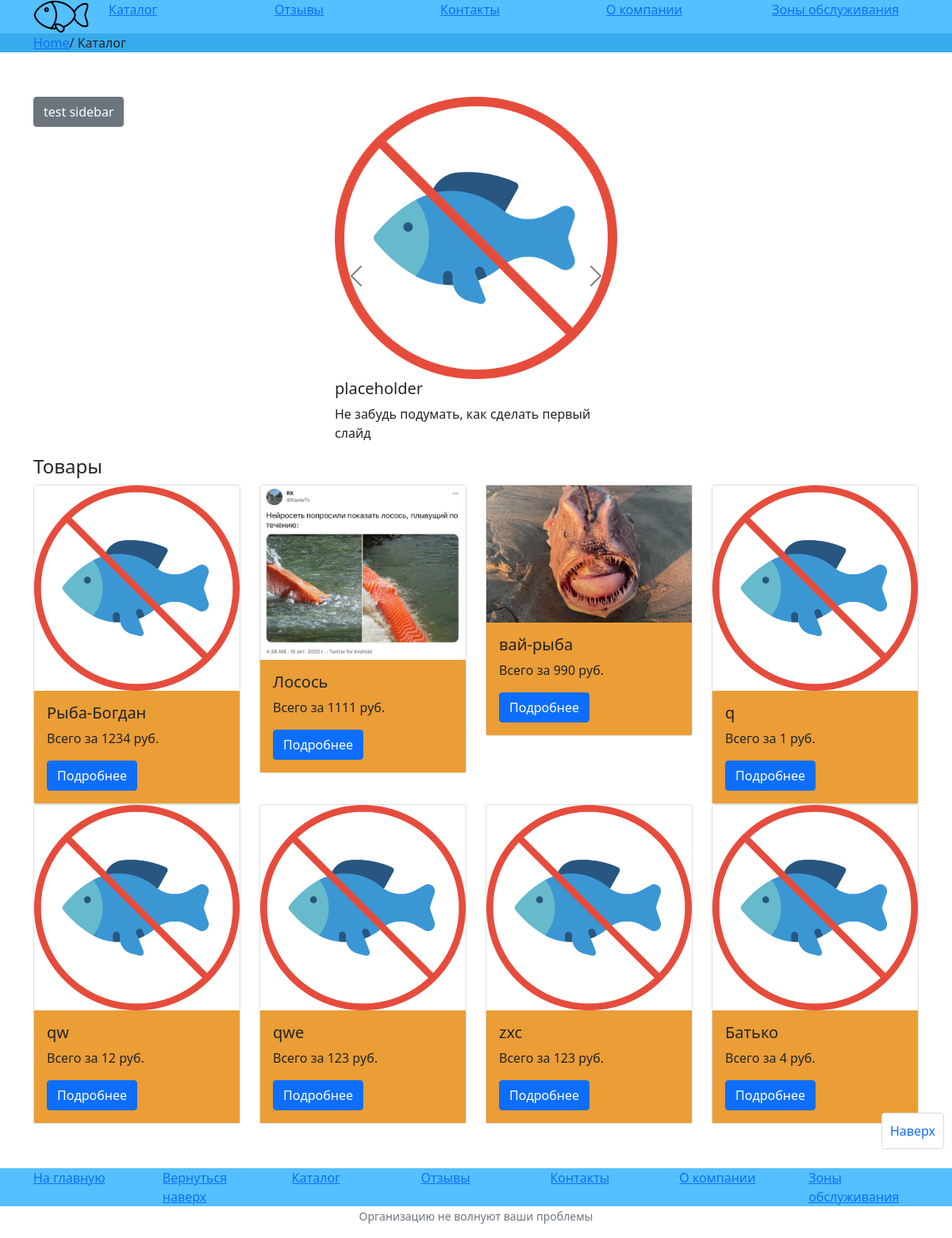
Page /catalog/ on the committed database.
### catalog/models.py (models this page shows, shortened)
class Fish(models.Model):
    name = models.CharField(max_length=255, help_text="Название рыбы")
    price = models.IntegerField(help_text="Стоимость рыбы")
    category = models.ForeignKey(Category, on_delete=models.DO_NOTHING)
    provider = models.ForeignKey(Provider, on_delete=models.DO_NOTHING, null=True)
    active = models.BooleanField(default=0)
    slug = models.SlugField(null=False, unique=True)
    image = models.ImageField(upload_to = 'uploads/%Y/%m/%d/', null = True, blank = True,)
    attributes = models.ManyToManyField(Attribute, through='FilterInfo', related_name='attributes')
    CreateDate = models.DateField(default=datetime.date.today)
    UpdateDate = models.DateField(null=True)

### catalog/views.py (the view)
# urls.py: path('catalog/',include('catalog.urls')),
def catalog(request):
    categories = Category.objects.all()
    fishies = Fish.objects.all()
    providers = Provider.objects.all()
    return render (request,'catalog.html',{'categories':categories,'fishies':fishies, 'providers':providers})

### catalog/templates/catalog.html (shortened to what this page needs)
{% extends "base.html" %}
{% block breadcrumbs %}
<div class="breadcrumb" style="background-color: #37AAEB">
    <div class="container">
        <div class="row">
            <div class="col">
                <a href="/">Home</a>/
                Каталог
            </div>
        </div>
    </div>
  </div>
{% endblock %}
{% block content %}
{% load imagekit %}
{% load static %}
<div class="section">
  <div class="container">
      <div class="row">
      <div class="col-4"><button class="btn btn-secondary" type="button" data-bs-toggle="offcanvas" data-bs-target="#offcanvasScrolling" aria-controls="offcanvasScrolling">test sidebar</button></div>
          <div class="col-4">
          <div id="carousel-category" class="carousel carousel-dark slide" data-bs-ride="false" data-bs-touch = "true">
          <div class="carousel-inner">
            <div class="carousel-item active">
              <img src="{% static 'fish_placeholder.png' %}" class="d-block w-100" alt="...">
              <div class="carousel-caption-color $black" >
                <h5>placeholder</h5>
                <p>Не забудь подумать, как сделать первый слайд</p>
              </div>
            </div>
          </div>
          <button class="carousel-control-prev" type="button" data-bs-target="#carousel-category" data-bs-slide="prev">
            <span class="carousel-control-prev-icon" aria-hidden="true"></span>
          </button>
          <button class="carousel-control-next" type="button" data-bs-target="#carousel-category" data-bs-slide="next">
            <span class="carousel-control-next-icon" aria-hidden="true"></span>
          </button>
        </div>
      </div>
      <div class="col-4"></div>
    </div>
  </div>
</div>
  <div class="section">
    <div class="container">
      <h4>Товары</h4>
      <div class="row" >
          {% if fishies %}
              {% for fish in fishies %}
                  <div class="col-3">
                    <div class="inner-container">
                          <div class="card">
                              {% if fish.image %}
                                <a href="fish/{{ fish.slug }}" >
                                  <img class="img-fluid" src="/{{fish.image}}" class="card-img-top" alt="sample text">
                                </a>
                              {% else %}
                                <a href="fish/{{ fish.slug }}" >
                                  <img class="img-fluid" src="{% static 'fish_placeholder.png' %}" class="card-img-top" alt="sample text">
                                </a>
                              {%  endif %}
                              <div class="card-body" style="background-color: #EB9D36">
                                <h5 class="card-title">{{ fish.name }}</h5>
                                <p class="card-text">Всего за {{ fish.price }} руб.</p>
                                <a href="catalog/fish/{{ fish.slug }}" class="btn btn-primary">Подробнее</a>
                              </div>
                            </div>
                      </div>
                  </div>
              {% endfor %}
          {% else %}
              <p>There are no fish in the store. Eat meat</p>
          {% endif %}
      </div>
    </div>
  </div>
{% endblock %}

### rows in the picture
Fish: name "Рыба-Богдан", price "1234"
Fish: image (picture), name "Лосось", price "1111"
Fish: image (picture), name "вай-рыба", price "990"
Fish: name "q", price "1"
Fish: name "qw", price "12"
Fish: name "qwe", price "123"
Fish: name "zxc", price "123"
Fish: name "Батько", price "4"
